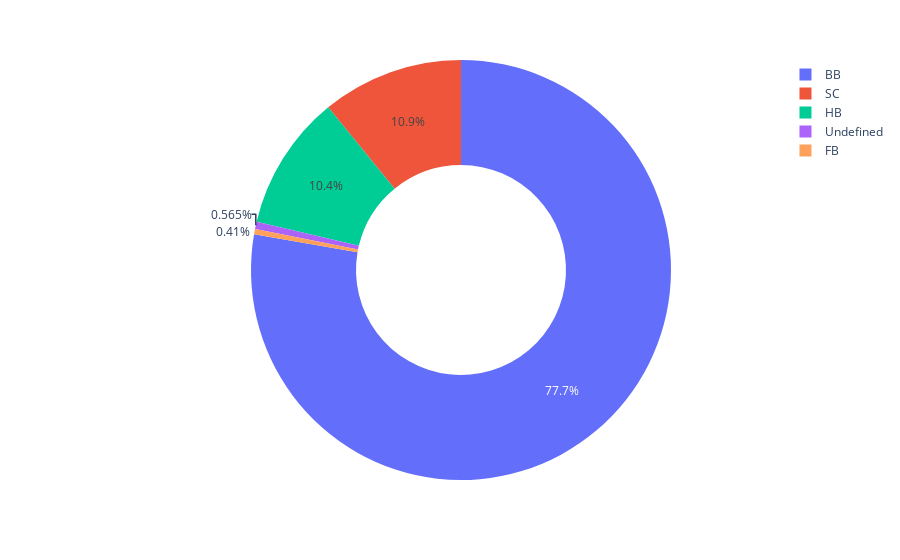

Notebook source saved alongside this figure:
### Code cell
px.pie(dfc,values=value,names=name,hole=0.5)

### Figure 1 — Plotly figure (JSON) as saved in the notebook; plotly's stock layout.template omitted (floating-point values rounded to 4 significant figures)
{"data": [{"domain": {"x": [0, 1], "y": [0, 1]}, "hole": 0.5, "hovertemplate": "label=%{label}<br>value=%{value}<extra></extra>", "labels": ["BB", "SC", "HB", "Undefined", "FB"], "legendgroup": "", "name": "", "showlegend": true, "type": "pie", "values": [67558, 9471, 9050, 491, 356]}], "layout": {"legend": {"tracegroupgap": 0}, "margin": {"t": 60}}}
